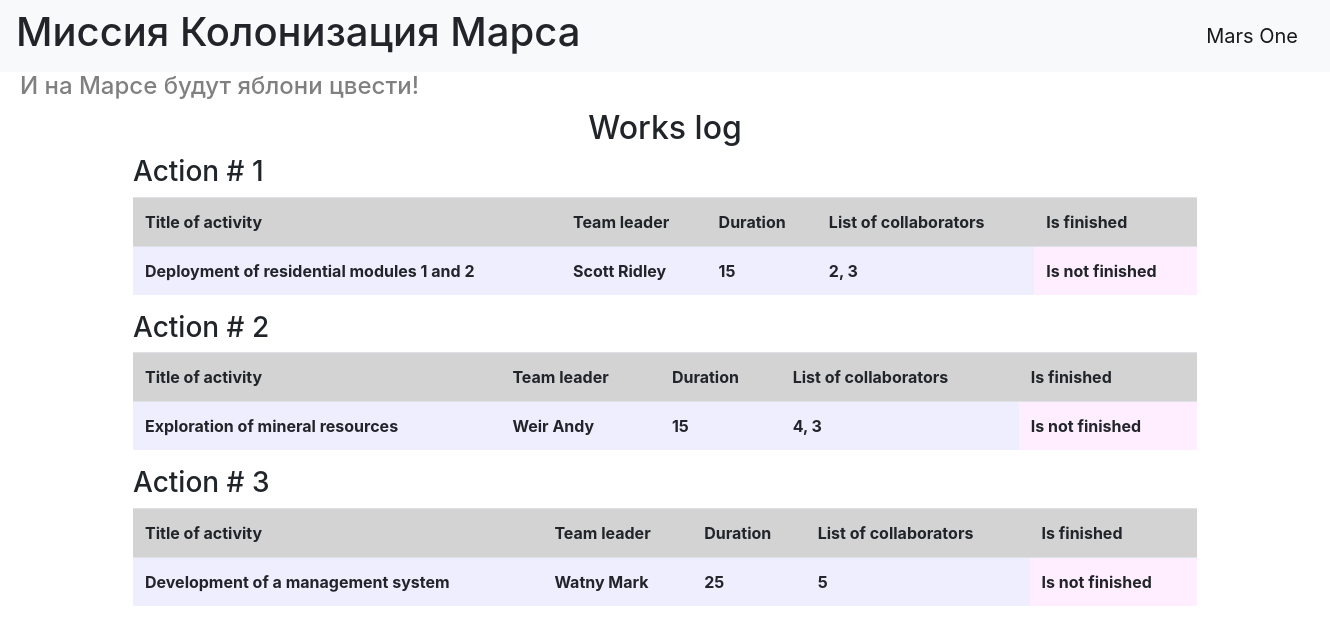
The page / on the database its author committed.
### data/users.py (models this page shows)
class Job(SqlAlchemyBase):
    __tablename__ = 'jobs'
    id = sqlalchemy.Column(sqlalchemy.Integer, primary_key=True, autoincrement=True)
    team_leader = sqlalchemy.Column(sqlalchemy.Integer, sqlalchemy.ForeignKey('users.id'))
    job = sqlalchemy.Column(sqlalchemy.String, nullable=True)
    work_size = sqlalchemy.Column(sqlalchemy.Integer, nullable=True)
    collaborators = sqlalchemy.Column(sqlalchemy.String, nullable=True)
    start_date = sqlalchemy.Column(sqlalchemy.String, nullable=True)
    end_date = sqlalchemy.Column(sqlalchemy.String, nullable=True)
    is_finished = sqlalchemy.Column(sqlalchemy.Boolean, nullable=True)

### main.py (the view)
@app.route('/')
def fill_in_jobs():
    jobs = []
    db_sess = db_session.create_session()
    for job in db_sess.query(Job).all():
        for user in db_sess.query(User).filter(User.id == job.team_leader):
            data = [job.job, user.surname + ' ' + user.name, job.work_size, job.collaborators]
            if job.is_finished:
                data.append('Is finished')
            else:
                data.append('Is not finished')
            jobs.append(data)
    return render_template('occupation.html', jobs=jobs)

### data/db_session.py (called while the page is built)
def create_session() -> Session:
    global __factory
    return __factory()

### templates/occupation.html
{% extends "base.html" %}
{% block content %}
<h2 align="center">
   Works log
</h2>
{% for job in jobs%}
<div class="table" style="width: 100%; margin-left: 10%">
    <h3>
        Action # {{ loop.index }}
    </h3>
    <table style="width: 80%">
        <colgroup>
            <col>
            <col>
            <col>
            <col>
            <col>
        </colgroup>
        <tr>
            <th style="background:LightGrey">Title of activity</th>
            <th style="background:LightGrey">Team leader</th>
            <th style="background:LightGrey">Duration</th>
            <th style="background:LightGrey">List of collaborators</th>
            <th style="background:LightGrey">Is finished</th>
        </tr>
        <tr>
            <th style="background:#eeeeff">{{ job[0] }}</th>
            <th style="background:#eeeeff">{{ job[1] }}</th>
            <th style="background:#eeeeff">{{ job[2] }}</th>
            <th style="background:#eeeeff">{{ job[3] }}</th>
            <th style="background:#ffeeff">{{ job[4] }}</th>
        </tr>
    </table>
</div>
{% endfor %}
{% endblock %}

### templates/base.html (shortened to what this page needs)
<!DOCTYPE html>
<html lang="en">
<head>
    <link rel="stylesheet"
          href="https://stackpath.bootstrapcdn.com/bootstrap/4.4.1/css/bootstrap.min.css"
>
    <link rel="stylesheet" type="text/css" href="static/css/style.css">
</head>
<body>
<header>
    <nav class="navbar navbar-light bg-light">
        <h1>Миссия Колонизация Марса</h1>
        <a class="navbar-brand" href="#">Mars One</a>
    </nav>
</header>
<h4><font color="grey">И на Марсе будут яблони цвести!</font></h4>
{% block content %}{% endblock %}
</body>
</html>

### static/css/style.css (style rules this page uses)
h4 { margin-left: 20px; color: #010101 }

### rows shown on the page
Job: job "Deployment of residential modules 1 and 2", job "Scott Ridley", work_size "15", collaborators "2, 3", job "Is not finished"
Job: job "Exploration of mineral resources", job "Weir Andy", work_size "15", collaborators "4, 3", job "Is not finished"
Job: job "Development of a management system", job "Watny Mark", work_size "25", collaborators "5", job "Is not finished"
